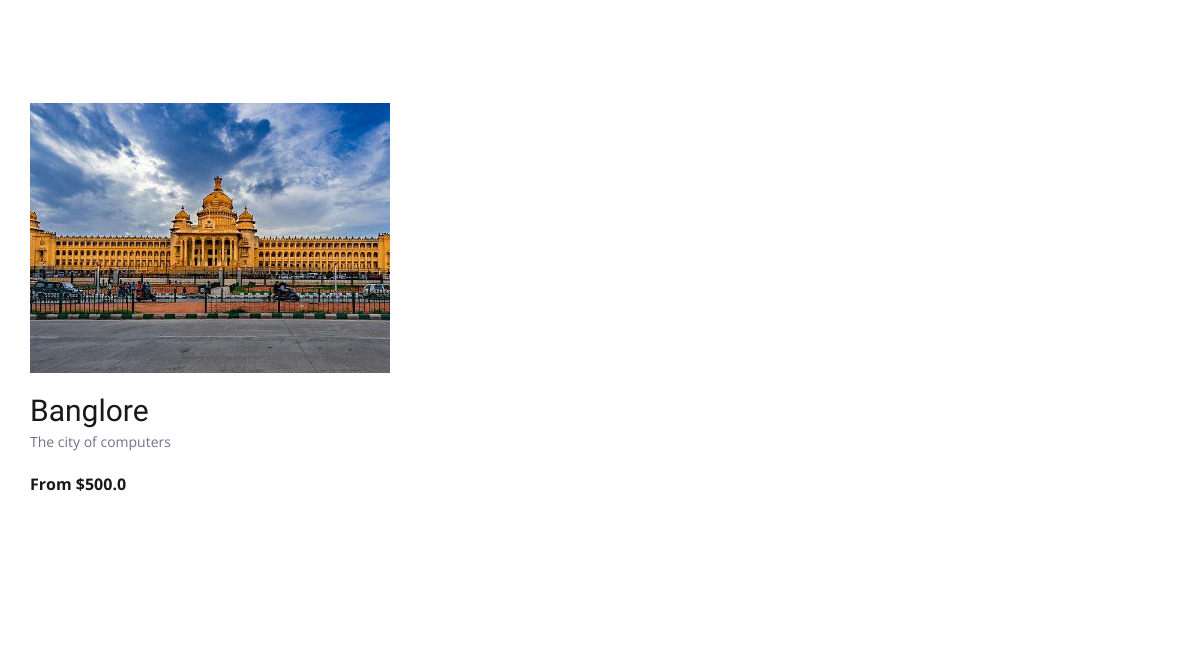
The app's page / (lower part), older data.
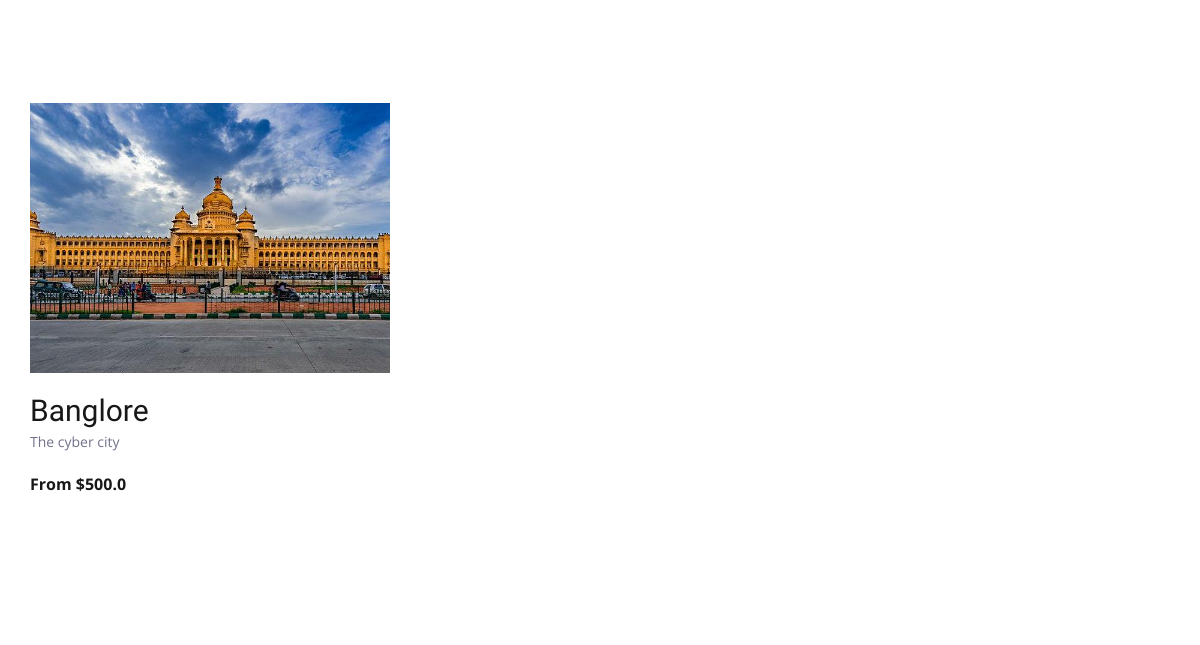
The same page, newer data.
### main/models.py (models this page shows, shortened)
class destination(models.Model):
    name = models.CharField(max_length=100)
    desc = models.TextField()
    offer = models.BooleanField(default=False)
    img = models.ImageField(upload_to='pics')
    per_day_cost = models.FloatField()
    no_of_visits = models.IntegerField()
    type_of_vacation = [
        ('Beach', 'Beach'),
        ('HillStation', 'HillStation'),
        ('safari', 'safari'),
        ('city', 'city'),
        ('International', 'International')
    ]
    type = models.CharField(max_length=100, choices=type_of_vacation)

### main/views.py (the view)
# urls.py: path('', views.index, name='index'),
def index(request):
    dest = destination.objects.all()
    return render(request, 'index.html', {'dest': dest})

### templates/index.html (shortened to what this page needs)
{% load static %}
<!DOCTYPE html>
<html lang="en">
<head>
<link rel="stylesheet" type="text/css" href="{% static 'styles/bootstrap4/bootstrap.min.css'%}">
<link href="{% static 'plugins/font-awesome-4.7.0/css/font-awesome.min.css" rel="stylesheet'%}" type="text/css">
<link rel="stylesheet" type="text/css" href="{% static 'plugins/OwlCarousel2-2.2.1/owl.carousel.css'%}">
<link rel="stylesheet" type="text/css" href="{% static 'plugins/OwlCarousel2-2.2.1/owl.theme.default.css'%}">
<link rel="stylesheet" type="text/css" href="{% static 'plugins/OwlCarousel2-2.2.1/animate.css'%}">
<link rel="stylesheet" type="text/css" href="{% static 'styles/main_styles.css'%}">
<link rel="stylesheet" type="text/css" href="{% static 'styles/responsive.css'%}">
</head>
<body>
<div class="super_container">
	<div class="destinations" id="destinations">
		<div class="container">
			<div class="row destinations_row">
				<div class="col">
					<div class="destinations_container item_grid">
          {% for desti in dest %}
						<div class="destination item">
							<div class="destination_image">
								<img src="{{ desti.img.url }}" alt="">
							</div>
							<div class="destination_content">
								<div class="destination_title"><a href="{% url 'desti' oid=desti.id %}">{{ desti.name }}</a></div>
								<div class="destination_subtitle"><p>{{ desti.desc}}</p></div>
								<div class="destination_price">From ${{ desti.per_day_cost }}</div>
							</div>
						</div>
            {% endfor %}
					</div>
				</div>
			</div>
		</div>
	</div>
</body>
</html>

Row changes from the older to the newer data that the page shows:
changed destination "Banglore": desc "The city of computers" → "The cyber city"
